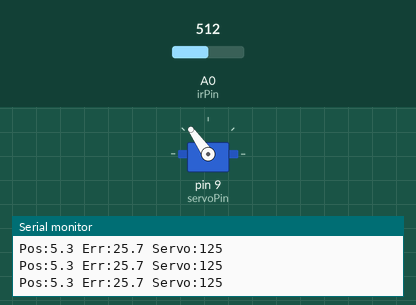
This sketch was run on a simulated Arduino Uno, built with avr-gcc and run on an emulated ATmega328P. Parts: servo, the last lines printed to the serial monitor. The test bench sets the inputs (shaded band); at power-on: A0 (irPin) = 512.

Above: at 1.7 s.
1.8 s: A0 (irPin) set to 170
At 3.5 s:
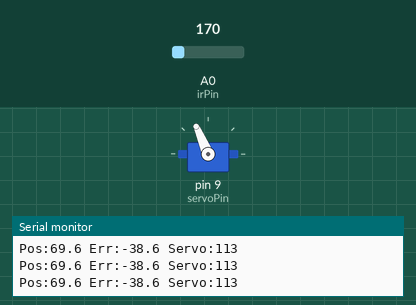
3.8 s: A0 (irPin) set to 122
At 4.3 s:
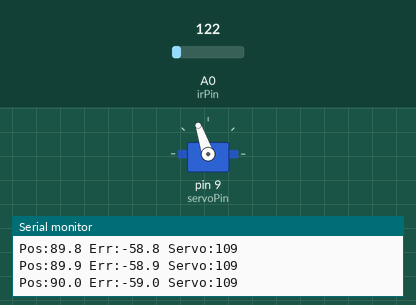
6.8 s: A0 (irPin) set to 306
At 7.5 s:
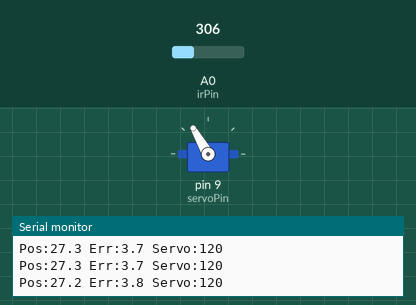
Timing chart, 0 to 9.8 s (numbered marks = the images above; inputs shaded):
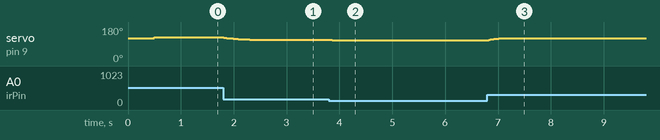

Measured:
- after the input at 1.8 s, servo on pin 9 (servoPin): moves from 125° to 113° over 0.49 s, starting at once
- after the input at 3.8 s, servo on pin 9 (servoPin): 113° → 111° at once, → 110° 0.09 s later, → 109° 0.06 s later
- after the input at 6.8 s, servo on pin 9 (servoPin): 109° → 119° at once, → 120° 0.19 s later

The sketch:

main.ino
```cpp
#include <Servo.h>

const int irPin = A0;
const int servoPin = 9;
float smoothed = 0;
float alpha = 0.2;

Servo myServo;

// PID constants - tune these
float Kp = 0.2;
float Kd = 0.0;

float lastError = 0;
unsigned long lastTime = 0;

// Calibration lookup table: {ADC, distance_cm}
const int NUM_CAL_POINTS = 16;
const float calTable[NUM_CAL_POINTS][2] = {
  {583.69, 13.0}, {564.56, 15.0}, {533.65, 18.0}, {515.26, 20.0},
  {480.56, 23.0}, {432.95, 28.0}, {382.91, 33.0}, {339.87, 38.0},
  {297.84, 43.0}, {249.49, 53.0}, {219.55, 63.0}, {195.27, 73.0},
  {173.48, 83.0}, {151.77, 93.0}, {133.37, 103.0}, {115.29, 107.0}
};

float adcToDistance(float adc) {
  if (adc >= calTable[0][0]) return calTable[0][1];
  if (adc <= calTable[NUM_CAL_POINTS - 1][0]) return calTable[NUM_CAL_POINTS - 1][1];

  for (int i = 0; i < NUM_CAL_POINTS - 1; i++) {
    if (adc <= calTable[i][0] && adc >= calTable[i + 1][0]) {
      float ratio = (adc - calTable[i + 1][0]) / (calTable[i][0] - calTable[i + 1][0]);
      return calTable[i + 1][1] + ratio * (calTable[i][1] - calTable[i + 1][1]);
    }
  }
  return -1;
}

int computeServoAngle(float currentDist, float targetDist) {
  unsigned long now = millis();
  float dt = (now - lastTime) / 1000.0;
  if (dt <= 0) dt = 0.001;

  float error = targetDist - currentDist;
  float dError = (error - lastError) / dt;

  float output = Kp * error + Kd * dError;

  // 120 is roughly level — adjust to your beam's neutral angle
  int angle = 120 + (int)output;

  // Clamp to 60-180
  if (angle < 60) angle = 60;
  if (angle > 180) angle = 180;

  lastError = error;
  lastTime = now;

  return angle;
}

void setup() {
  Serial.begin(9600);
  myServo.attach(servoPin);
  myServo.write(120); // start level
  smoothed = analogRead(irPin);
  delay(500); // let servo settle
  lastTime = millis(); // after delay, not before
}

void loop() {

  int raw = analogRead(irPin);

  smoothed = alpha * raw + (1 - alpha) * smoothed;

  float distance = adcToDistance(smoothed);
  float ballPosition = distance - 15.0;

  float target = 46.0; // target position in cm from sensor — adjust this

  int servoAngle = computeServoAngle(distance, target);
  myServo.write(servoAngle);

  Serial.print("Pos:");
  Serial.print(ballPosition, 1);
  Serial.print(" Err:");
  Serial.print(target - distance, 1);
  Serial.print(" Servo:");
  Serial.println(servoAngle);

  delay(10);
}
```
